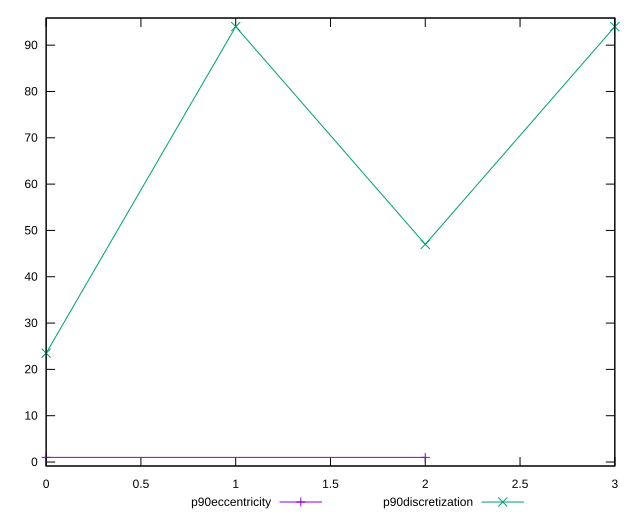

The gnuplot source for this figure:
reset

$p90Eccentricity <<EOF
0 1.000000000000003
2 0.999999999999994
EOF

$p90Discretization <<EOF
0 23.5
1 94
2 47
3 94
EOF

set key outside below
set xrange [0:3]
set yrange [-0.8600000000000061:95.86]
set trange [-0.8600000000000061:95.86]
set terminal svg size 640, 520 enhanced background rgb 'white'
set output "reports/report_00031_2021-02-24T23-18-18.084Z/meta/score-difference/progression/eccentricity.svg"

plot $p90Eccentricity title "p90eccentricity" with linespoints, \
     $p90Discretization title "p90discretization" with linespoints

reset
